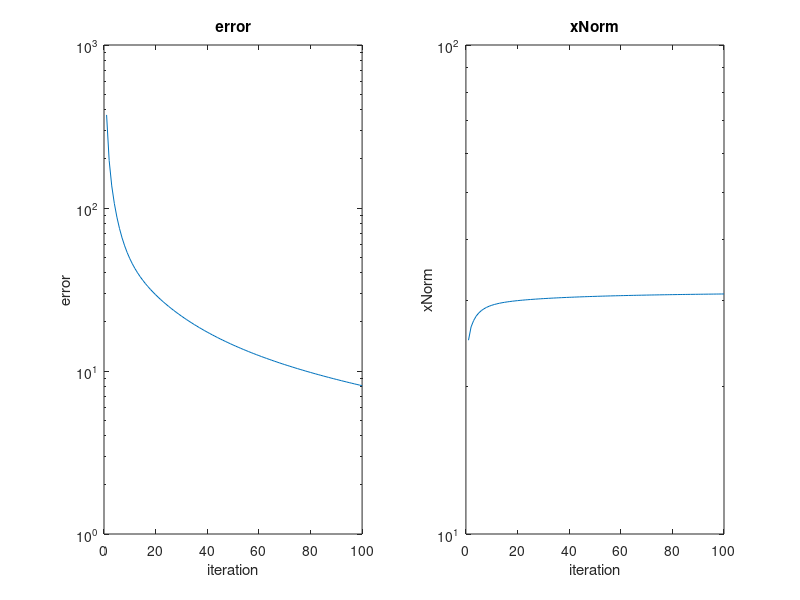

MATLAB code to generate this figure:
% [x, errors, xNorms] = ARTReconstruction_Fast(A, b, relaxationParameter, nbIterations, x0)
%
% Algebraic reconstruction technique, also known as Kaczmarz method.
%
% Inputs:
% 
% A                      = System matrix or Jacobian matrix, nr x nc
%                        = d, data, nr x 1
% nbIterations           = number of iterations
% relaxationParameter    = relaxation parameter (between 0 and 1). Choose 0.1 to
% remove noise and 0.9 to get a closer fit of the data
% x0                     = initial guess of the solution image, nc x 1. Initialize
% as zeros(nc,1) 
%
% Outputs:
%
% x      = solution image, nc x 1
% errors = Optional output vector indicating the solution error per iteration.
% xNorms = Optional output vector indicating the norm of the solution at each iteration
%
% Modified 2017-04-22 by Tom Vettenburg  (3-4 fold)

function [x, errors, xNorms] = ARTReconstruction_Fast(A, b, relaxationParameter, nbIterations, x0)
    if nargin<1 || isempty(A)
        nbEqn = 1000;
        nbVar = nbEqn;
        A = randn(nbEqn, nbVar);
        clear nbEqn nbVar
    end
    [nbEquations, nbVariables] = size(A);
    if nargin<2 || isempty(b)
        b = A*ones(nbVariables, 1);
    end
     if nargin<3 || isempty(relaxationParameter)
        relaxationParameter = 1;
    end
    if nargin<4 || isempty(nbIterations)
        nbIterations = 100;
    end
    if nargin<5 || isempty(x0)
        x0 = zeros(nbVariables, 1, 'double');
    end
   
    
    wantPerformanceFigures = nargout~=1;
    
    % Initialization.
    if wantPerformanceFigures
        errors = zeros(1, nbIterations);
        xNorms = zeros(1, nbIterations);
    end
    
    % precalculate the equation sqd weights
    weights = relaxationParameter./sum(abs(A).^2, 2); % column vectors are more efficient
        
    % replace with transpose for efficiency
    A = A.';
    
    % do the Kaczmarz iteration
    x = x0;
    for itIdx = 1:nbIterations
        for eqnIdx = 1:nbEquations % should actually be chosen randomly with a distribution proportional to equationSqdNorms
            V = A(:, eqnIdx);
            x = x + (b(eqnIdx)-V'*x)*weights(eqnIdx)*V;
        end
        if wantPerformanceFigures
            errors(itIdx) = norm(b-A.'*x);
            xNorms(itIdx) = norm(x);
        end
    end
    
    clear A;
    
    if nargout == 0 && wantPerformanceFigures
        close all;
        %fig = figure();
        figure();
        axs(1) = subplot(1,2,1);
        semilogy(1:nbIterations, errors); title('error');
        xlabel('iteration'); ylabel('error');
        axs(2) = subplot(1,2,2);
        semilogy(1:nbIterations, xNorms); title('xNorm');
        xlabel('iteration'); ylabel('xNorm');
        
        linkaxes(axs, 'x');
        
        clear x;
    end
end